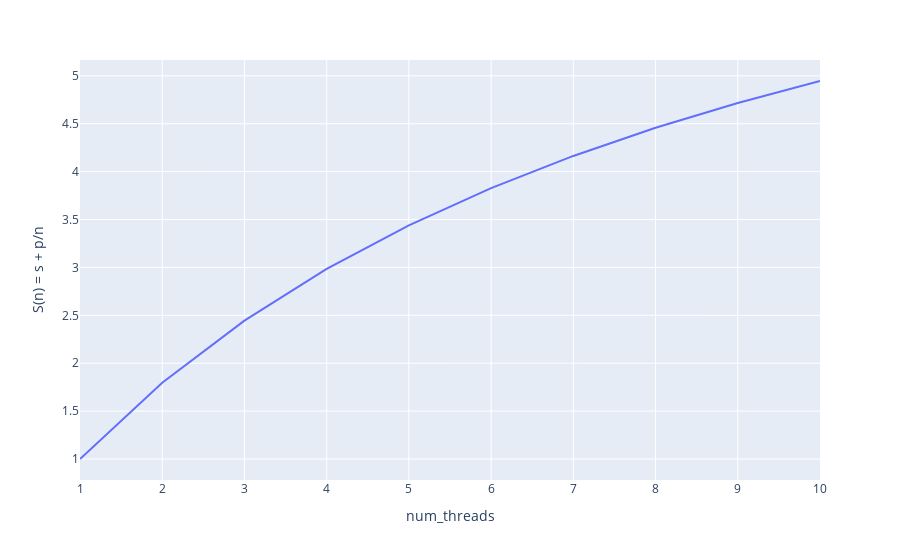

Notebook source saved alongside this figure:
### Code cell
p = 0.88646
s = 0.11354
amdahl = [(s+p) / (s + p/i) for i in range(1,11)]
fig = px.line(x=[range(1,11)], y = amdahl)
fig.update_layout(showlegend=False, xaxis_title='num_threads', yaxis_title='S(n) = s + p/n')
fig.show()
fig.write_image("plots/amdahl.png")

### Figure 1 — Plotly figure (JSON) as saved in the notebook; plotly's stock layout.template omitted (floating-point values rounded to 4 significant figures)
{"data": [{"hovertemplate": "variable=wide_variable_0<br>value=%{x}<br>y=%{y}<extra></extra>", "legendgroup": "wide_variable_0", "line": {"color": "#636efa", "dash": "solid"}, "mode": "lines", "name": "wide_variable_0", "orientation": "v", "showlegend": true, "type": "scatter", "x": [1, 2, 3, 4, 5, 6, 7, 8, 9, 10], "xaxis": "x", "y": [1, 1.796, 2.445, 2.984, 3.438, 3.827, 4.164, 4.457, 4.716, 4.946], "yaxis": "y"}], "layout": {"legend": {"title": {"text": "variable"}, "tracegroupgap": 0}, "margin": {"t": 60}, "showlegend": false, "xaxis": {"anchor": "y", "domain": [0, 1], "title": {"text": "num_threads"}}, "yaxis": {"anchor": "x", "domain": [0, 1], "title": {"text": "S(n) = s + p/n"}}}}
